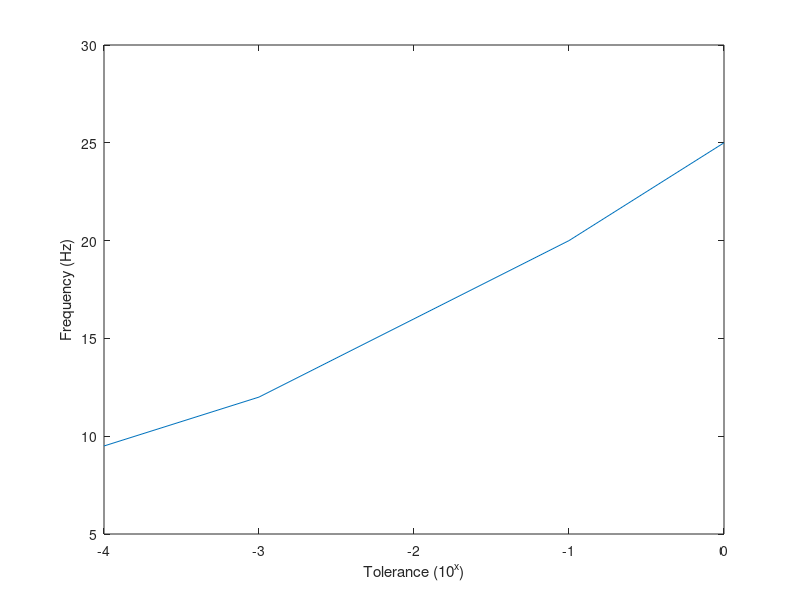
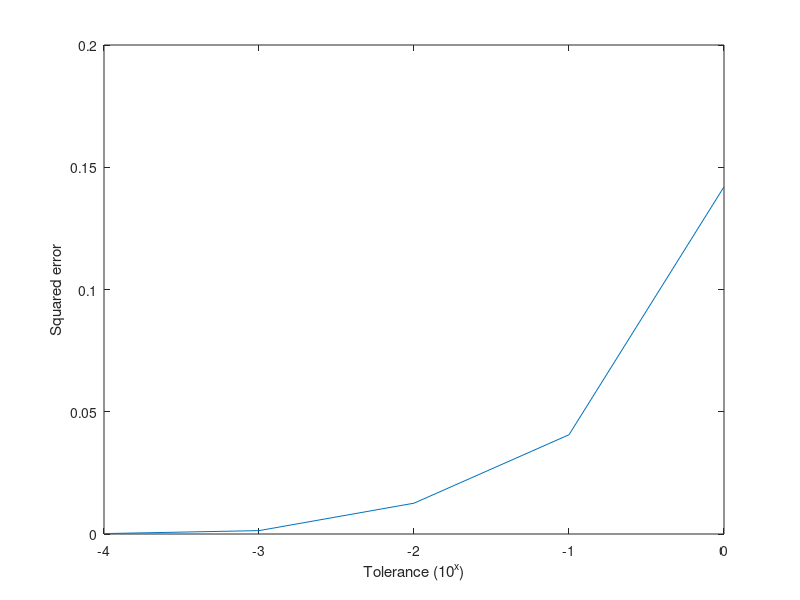

These charts were generated, in order, by the following MATLAB code:
clc
clear
close all
%%

tolerance = -4:1:0;

frequency = [9.5, 12, 16, 20, 25];
squared_error = [0.00017, 0.00138, 0.0126, 0.0406, 0.142];

figure
plot(tolerance, frequency)
xlabel("Tolerance (10^x)")
ylabel("Frequency (Hz)")

figure
plot(tolerance, squared_error)
xlabel("Tolerance (10^x)")
ylabel("Squared error")